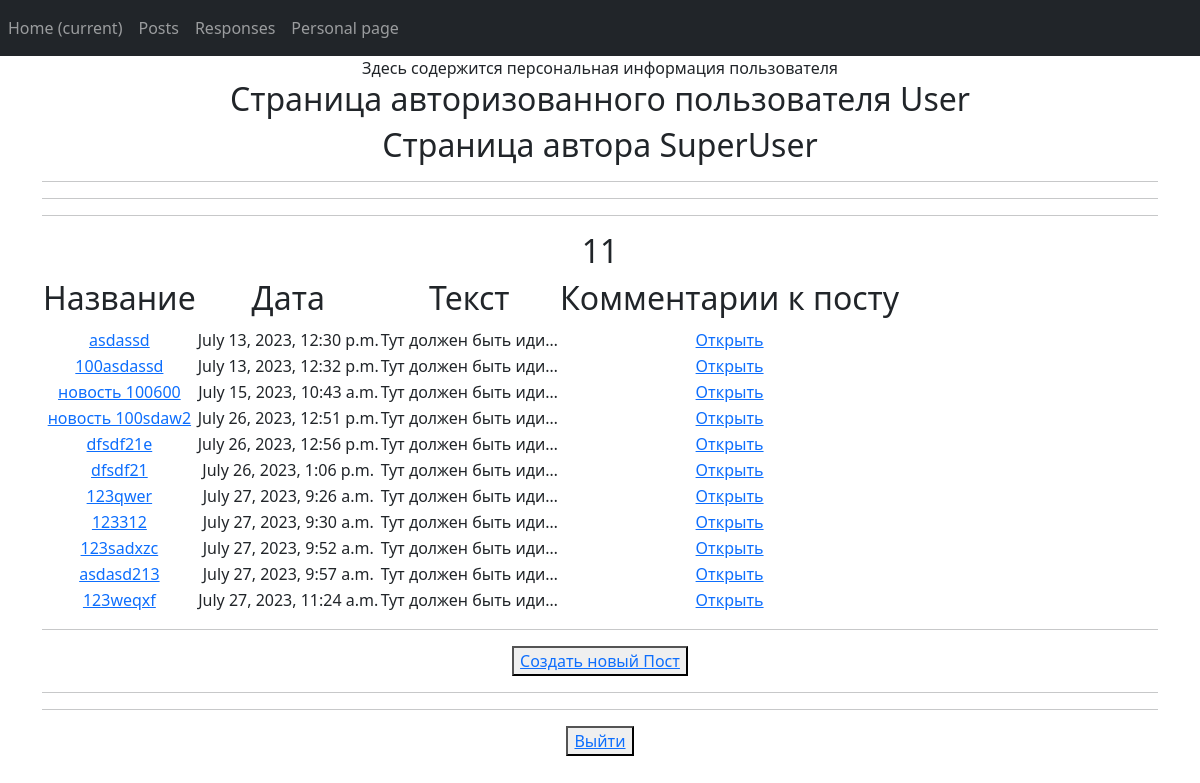
/personal_page/ (signed in), run on the app's committed database.
### board/models.py (models this page shows, shortened)
class Author(models.Model):
    user = models.OneToOneField(User, on_delete=models.CASCADE)
    name = models.CharField(max_length=20)

class Post(models.Model):
    author = models.ForeignKey(Author, on_delete=models.CASCADE)
    time_in = models.DateTimeField(auto_now_add=True)
    post_name = models.CharField(max_length=100)
    post_text = models.TextField(default="Тут должен быть идиотский контент, а будет абракадабра, для проверки задания: дурак ываываываф идиот ыафыаываывфа мудак ываф ываф ывп фывп фвап фвп выа фывп фыва выа ыфвп выа фыв афвыа ывф.")
    category = models.ManyToManyField(Category, through='PostCategory')
    file = models.FileField(upload_to='my_downloads', blank=True)

### board/views.py (the view)
# urls.py: path('personal_page/', IndexView.as_view()),
class IndexView(LoginRequiredMixin, ListView):
    model = Post
    ordering = '-time_in'
    template_name = 'protect/index.html'
    context_object_name = 'post_list'
    paginate_by = 2
    def get_queryset(self):
        queryset = Post.objects.filter(author__user=self.request.user)
        return queryset
    def get_context_data(self, **kwargs):
        context = super().get_context_data(**kwargs)
        context['author'] = Author.objects.get(user=self.request.user)
        context['posts'] = Post.objects.filter(author=context['author'])
        return context

### templates/protect/index.html (shortened to what this page needs)
{% extends "flatpages/base.html" %}
{% load custom_tags %}
{% block content %}
<div> Здесь содержится персональная информация пользователя </div>
<h2>Страница авторизованного пользователя {{request.user.username}}</h2>
<h2>Страница автора {{author.name}}</h2>
<hr>
<hr>
<hr>
   {% if posts %}
    <h2>{{posts|length}}</h2>
       <table>
           <tr>
               <td><h2>Название</h2></td>
               <td><h2>Дата</h2></td>
               <td><h2>Текст</h2></td>
               <td><h2>Комментарии к посту</h2></td>
           </tr>
           {% for post in posts %}
           <tr>
               <td><a href="/posts/{{post.id}}">{{ post.post_name }}</a></td>
               <td>{{ post.time_in| date:'DATETIME_FORMAT' }}</td>
               <td>{{ post.post_text|truncatechars:20 }}</td>
               <td><a href="/posts/{{post.id}}/all_responses">Открыть</a></td>
           </tr>
           {% endfor %}
       </table>
    <hr>
    <button> <a href={{all_posts}}"/posts/create/">Создать новый Пост</a> </button>
   {% else %}
       <h2>У вас еще нет постов, создайте первый!</h2>
        <button> <a href={{all_posts}}"/posts/create/">Создать новый Пост</a> </button>
   {% endif %}
<hr>
<hr>
<button> <a href="sign/logout/">Выйти</a> </button>
{% endblock content %}

### data on the page
Author: name "SuperUser"
Post: post_name "asdassd", time_in "July 13, 2023, 12:30 p.m.", post_text "Тут должен быть иди…"
Post: post_name "100asdassd", time_in "July 13, 2023, 12:32 p.m.", post_text "Тут должен быть иди…"
Post: post_name "новость 100600", time_in "July 15, 2023, 10:43 a.m.", post_text "Тут должен быть иди…"
Post: post_name "новость 100sdaw2", time_in "July 26, 2023, 12:51 p.m.", post_text "Тут должен быть иди…"
Post: post_name "dfsdf21e", time_in "July 26, 2023, 12:56 p.m.", post_text "Тут должен быть иди…"
Post: post_name "dfsdf21", time_in "July 26, 2023, 1:06 p.m.", post_text "Тут должен быть иди…"
Post: post_name "123qwer", time_in "July 27, 2023, 9:26 a.m.", post_text "Тут должен быть иди…"
Post: post_name "123312", time_in "July 27, 2023, 9:30 a.m.", post_text "Тут должен быть иди…"
Post: post_name "123sadxzc", time_in "July 27, 2023, 9:52 a.m.", post_text "Тут должен быть иди…"
Post: post_name "asdasd213", time_in "July 27, 2023, 9:57 a.m.", post_text "Тут должен быть иди…"
Post: post_name "123weqxf", time_in "July 27, 2023, 11:24 a.m.", post_text "Тут должен быть иди…"

### other printed values
{{ request.user.username }} "User"
{{ posts|length }} "11"
